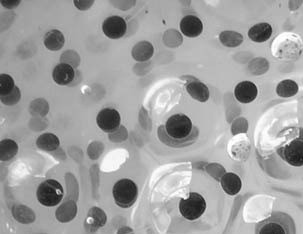
#> input picture input_image_1.jpg, 303 x 234 px
$ python k_means_thresholding.py input_image_1.jpg out.png   (Python 2 division)
#> lines starting #> are read from the running program, lines starting #| are printed output that depends on the picture; after the words box and inside, x2 and y2 are one past the last pixel; in counts of white or black regions, pixels touching at a corner belong together
import cv2
import numpy as np
import copy
import sys

#calculate closest distance from point to the two cluster means
def euclidean(a, b):
	return np.linalg.norm(a-b)


image = cv2.imread(sys.argv[1], 0)
#> image is the input picture: shape (234, 303); min 22, max 255, mean 159.2

#determine first two cluster means
cluster_means = np.random.randint(0, 255, 2)
# print "Original cluster_means", cluster_means

old_cluster_means = np.zeros(2)

norm = euclidean(cluster_means, old_cluster_means)
# print "starting distance", norm


dist_vec = np.zeros(2)
sum_of_cluster = np.zeros(2)
cluster_grouping = np.zeros(2)

#Iterate until cluster means dont change
while norm > 0:
	#Iterate through all data points
	for column in np.nditer(image):

		for cluster_index, cluster in enumerate(cluster_means):
			#calculate distance to each cluster
			dist_vec[cluster_index] = euclidean(cluster, column)

		#determine which one is closer
		index = np.argmin(dist_vec, axis = 0)
		sum_of_cluster[index] += 1
		#assign pixel to a cluster
		cluster_grouping[index] += column

	old_cluster_means = copy.deepcopy(cluster_means)

	for i in range(2):
		cluster_means[i] = cluster_grouping[i] / sum_of_cluster[i]

	# print "new cluster_means", cluster_means, "old_cluster_means", old_cluster_means
	norm = euclidean(cluster_means, old_cluster_means)
	# print "difference", norm

# print "final cluster mean", cluster_means
threshold = np.mean(cluster_means)
print 'Threshold:', threshold

output = copy.deepcopy(image)

#convert greyscale to binary using threshold
for value in np.nditer(output, op_flags=['readwrite']):
	if value[...] <= threshold:
		value[...] = 0;
	else:
		value[...] = 255
#> this loop made 70902 passes

print image
#> (printed output is left out)
print output
#> (printed output is left out)

cv2.imshow("Output", output)
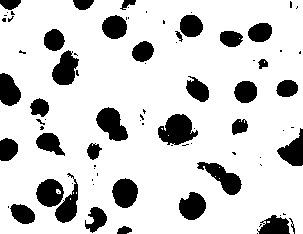
#> window 'Output': shape (234, 303); 82.2% white; 83 black regions (48 under 20 px), largest, box (x1, y1, x2, y2) and area: (158, 114, 198, 145) 816, (96, 107, 128, 141) 674, (197, 162, 242, 195) 645

cv2.imwrite(sys.argv[2],output)
cv2.waitKey(0)
